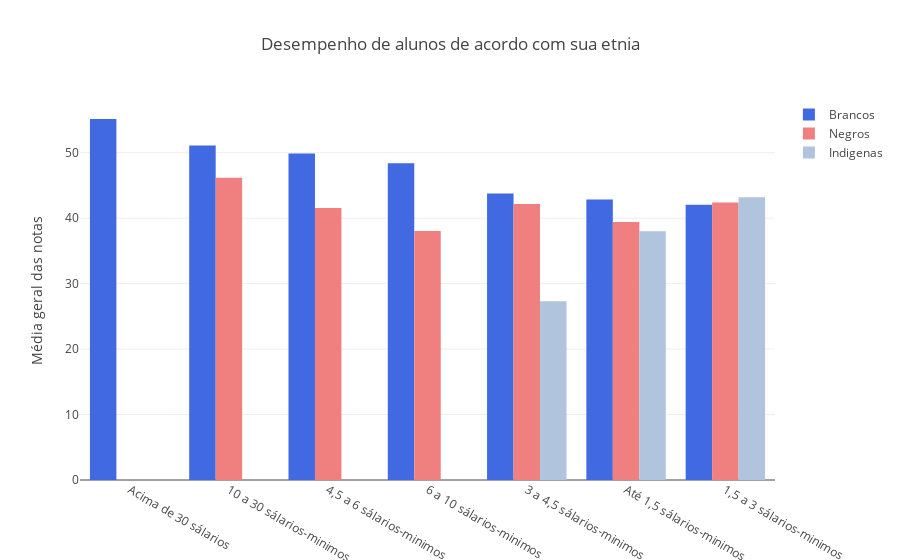

Notebook source saved alongside this figure:
### Markdown cell above
#### De acordo com as características socioeconômicas do aluno relacionando com sua raça: Qual é o desempenho na prova do enade  Nota bruta geral total e se a diferença entre as minorias e os brancos

### Code cell
dados_nordeste_brancos = dados_nordeste[dados_nordeste["QE_I02"]=="A"]
dados_nordeste_brancos = dados_nordeste_brancos[dados_nordeste_brancos["QE_I08_Convertido"] != "Não informado"]
order_brancos = pd.DataFrame(dados_nordeste_brancos.groupby('QE_I08_Convertido')['NT_GER'].mean()).reset_index(
        ).sort_values(by='NT_GER', ascending=False)

dados_nordeste_afros = dados_nordeste[dados_nordeste["QE_I02"]=="B"]
dados_nordeste_afros = dados_nordeste_afros[dados_nordeste_afros["QE_I08_Convertido"] != "Não informado"]
order_afros = pd.DataFrame(dados_nordeste_afros.groupby('QE_I08_Convertido')['NT_GER'].mean()).reset_index(
        ).sort_values(by='NT_GER', ascending=False)

dados_nordeste_indigenas = dados_nordeste[dados_nordeste["QE_I02"]=="E"]
dados_nordeste_indigenas = dados_nordeste_indigenas[dados_nordeste_indigenas["QE_I08_Convertido"] != "Não informado"]
order_indigenas = pd.DataFrame(dados_nordeste_indigenas.groupby('QE_I08_Convertido')['NT_GER'].mean()).reset_index(
        ).sort_values(by='NT_GER', ascending=False)

layout = go.Layout(
    title=go.layout.Title(
        text='Desempenho de alunos de acordo com sua etnia',
        x=0.5
    ),
    yaxis=go.layout.YAxis(
        title=go.layout.yaxis.Title(
            text='Média geral das notas',
            )
    ))

fig = go.Figure(layout=layout)
fig.add_trace(go.Bar(
            x=order_brancos["QE_I08_Convertido"],
            y=order_brancos["NT_GER"],
            marker_color="#4169E1",
            name="Brancos"
    ))

fig.add_trace(go.Bar(
            x=order_afros["QE_I08_Convertido"],
            y=order_afros["NT_GER"],
            marker_color="#F08080",
            name="Negros"
    ))
fig.add_trace(go.Bar(
            x=order_indigenas["QE_I08_Convertido"],
            y=order_indigenas["NT_GER"],
            marker_color="#B0C4DE",
            name="Indigenas"
    ))
iplot(fig)

### Figure 1 — Plotly figure (JSON) as saved in the notebook; plotly's stock layout.template omitted (floating-point values rounded to 4 significant figures)
{"data": [{"marker": {"color": "#4169E1"}, "name": "Brancos", "type": "bar", "uid": "9d455bbc-8500-4bb3-a539-1a36d155c242", "x": ["Acima de 30 sálarios", "10 a 30 sálarios-minimos", "4,5 a 6 sálarios-minimos", "6 a 10 sálarios-minimos", "3 a 4,5 sálarios-minimos", "Até 1,5 sálarios-minimos", "1,5 a 3 sálarios-minimos"], "y": [55.16, 51.12, 49.87, 48.39, 43.77, 42.84, 42.07]}, {"marker": {"color": "#F08080"}, "name": "Negros", "type": "bar", "uid": "8a81680c-b11f-43cf-ad8d-4692df5293b7", "x": ["10 a 30 sálarios-minimos", "1,5 a 3 sálarios-minimos", "3 a 4,5 sálarios-minimos", "4,5 a 6 sálarios-minimos", "Até 1,5 sálarios-minimos", "6 a 10 sálarios-minimos"], "y": [46.18, 42.39, 42.17, 41.57, 39.42, 38.04]}, {"marker": {"color": "#B0C4DE"}, "name": "Indigenas", "type": "bar", "uid": "2dead395-7a03-4688-b1a0-08a043706fb2", "x": ["1,5 a 3 sálarios-minimos", "Até 1,5 sálarios-minimos", "3 a 4,5 sálarios-minimos"], "y": [43.2, 38, 27.3]}], "layout": {"title": {"text": "Desempenho de alunos de acordo com sua etnia", "x": 0.5}, "yaxis": {"title": {"text": "Média geral das notas"}}}}
